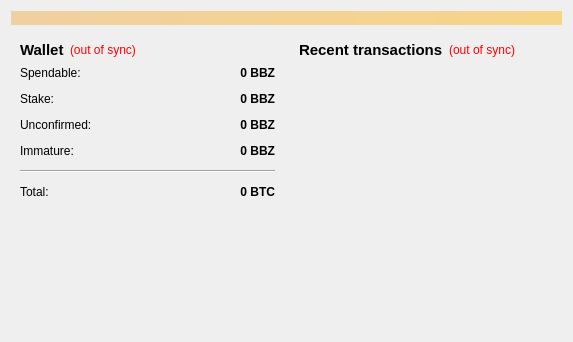
<?xml version="1.0" encoding="UTF-8"?>
<ui version="4.0">
 <class>OverviewPage</class>
 <widget class="QWidget" name="OverviewPage">
  <property name="geometry">
   <rect>
    <x>0</x>
    <y>0</y>
    <width>573</width>
    <height>342</height>
   </rect>
  </property>
  <property name="windowTitle">
   <string>Form</string>
  </property>
  <layout class="QVBoxLayout" name="topLayout">
   <item>
    <widget class="QLabel" name="labelAlerts">
     <property name="visible">
      <bool>false</bool>
     </property>
     <property name="styleSheet">
      <string notr="true">background-color: qlineargradient(x1: 0, y1: 0, x2: 1, y2: 0, stop:0 #F0D0A0, stop:1 #F8D488);  color:#000000
</string>
     </property>
     <property name="wordWrap">
      <bool>true</bool>
     </property>
     <property name="margin">
      <number>3</number>
     </property>
    </widget>
   </item>
   <item>
    <layout class="QHBoxLayout" name="horizontalLayout" stretch="1,1">
     <item>
      <layout class="QVBoxLayout" name="verticalLayout_2">
       <item>
        <widget class="QWidget" name="widget" native="true">
         <layout class="QVBoxLayout" name="verticalLayout_4">
          <item>
           <layout class="QHBoxLayout" name="horizontalLayout_4">
            <item>
             <widget class="QLabel" name="label_5">
              <property name="font">
               <font>
                <pointsize>11</pointsize>
                <weight>75</weight>
                <bold>true</bold>
               </font>
              </property>
              <property name="text">
               <string>Wallet</string>
              </property>
             </widget>
            </item>
            <item>
             <widget class="QLabel" name="labelWalletStatus">
              <property name="toolTip">
               <string>The displayed information may be out of date. Your wallet automatically synchronizes with the BlackBitz network after a connection is established, but this process has not completed yet.</string>
              </property>
              <property name="styleSheet">
               <string notr="true">QLabel { color: red; }</string>
              </property>
              <property name="text">
               <string notr="true">(out of sync)</string>
              </property>
              <property name="alignment">
               <set>Qt::AlignLeading|Qt::AlignLeft|Qt::AlignVCenter</set>
              </property>
             </widget>
            </item>
            <item>
             <spacer name="horizontalSpacer_2">
              <property name="orientation">
               <enum>Qt::Horizontal</enum>
              </property>
              <property name="sizeHint" stdset="0">
               <size>
                <width>40</width>
                <height>20</height>
               </size>
              </property>
             </spacer>
            </item>
           </layout>
          </item>
          <item>
           <layout class="QFormLayout" name="formLayout_2">
            <property name="fieldGrowthPolicy">
             <enum>QFormLayout::AllNonFixedFieldsGrow</enum>
            </property>
            <property name="horizontalSpacing">
             <number>12</number>
            </property>
            <property name="verticalSpacing">
             <number>12</number>
            </property>
            <item row="0" column="0">
             <widget class="QLabel" name="label">
              <property name="text">
               <string>Spendable:</string>
              </property>
             </widget>
            </item>
            <item row="0" column="1">
             <widget class="QLabel" name="labelBalance">
              <property name="font">
               <font>
                <weight>75</weight>
                <bold>true</bold>
               </font>
              </property>
              <property name="cursor">
               <cursorShape>IBeamCursor</cursorShape>
              </property>
              <property name="toolTip">
               <string>Your current spendable balance</string>
              </property>
              <property name="text">
               <string notr="true">0 BBZ</string>
              </property>
              <property name="alignment">
               <set>Qt::AlignRight|Qt::AlignTrailing|Qt::AlignVCenter</set>
              </property>
              <property name="textInteractionFlags">
               <set>Qt::LinksAccessibleByMouse|Qt::TextSelectableByKeyboard|Qt::TextSelectableByMouse</set>
              </property>
             </widget>
            </item>
            <item row="1" column="0">
             <widget class="QLabel" name="label_6">
              <property name="text">
               <string>Stake:</string>
              </property>
             </widget>
            </item>
            <item row="1" column="1">
             <widget class="QLabel" name="labelStake">
              <property name="font">
               <font>
                <weight>75</weight>
                <bold>true</bold>
               </font>
              </property>
              <property name="cursor">
               <cursorShape>IBeamCursor</cursorShape>
              </property>
              <property name="toolTip">
               <string>Total of coins that was staked, and do not yet count toward the current balance</string>
              </property>
              <property name="text">
               <string notr="true">0 BBZ</string>
              </property>
              <property name="alignment">
               <set>Qt::AlignRight|Qt::AlignTrailing|Qt::AlignVCenter</set>
              </property>
              <property name="textInteractionFlags">
               <set>Qt::LinksAccessibleByMouse|Qt::TextSelectableByKeyboard|Qt::TextSelectableByMouse</set>
              </property>
             </widget>
            </item>
            <item row="2" column="0">
             <widget class="QLabel" name="label_3">
              <property name="text">
               <string>Unconfirmed:</string>
              </property>
             </widget>
            </item>
            <item row="2" column="1">
             <widget class="QLabel" name="labelUnconfirmed">
              <property name="font">
               <font>
                <weight>75</weight>
                <bold>true</bold>
               </font>
              </property>
              <property name="cursor">
               <cursorShape>IBeamCursor</cursorShape>
              </property>
              <property name="toolTip">
               <string>Total of transactions that have yet to be confirmed, and do not yet count toward the current balance</string>
              </property>
              <property name="text">
               <string notr="true">0 BBZ</string>
              </property>
              <property name="alignment">
               <set>Qt::AlignRight|Qt::AlignTrailing|Qt::AlignVCenter</set>
              </property>
              <property name="textInteractionFlags">
               <set>Qt::LinksAccessibleByMouse|Qt::TextSelectableByKeyboard|Qt::TextSelectableByMouse</set>
              </property>
             </widget>
            </item>
            <item row="3" column="0">
             <widget class="QLabel" name="labelImmatureText">
              <property name="text">
               <string>Immature:</string>
              </property>
             </widget>
            </item>
            <item row="3" column="1">
             <widget class="QLabel" name="labelImmature">
              <property name="font">
               <font>
                <weight>75</weight>
                <bold>true</bold>
               </font>
              </property>
              <property name="toolTip">
               <string>Mined balance that has not yet matured</string>
              </property>
              <property name="text">
               <string notr="true">0 BBZ</string>
              </property>
              <property name="alignment">
               <set>Qt::AlignRight|Qt::AlignTrailing|Qt::AlignVCenter</set>
              </property>
              <property name="textInteractionFlags">
               <set>Qt::LinksAccessibleByMouse|Qt::TextSelectableByKeyboard|Qt::TextSelectableByMouse</set>
              </property>
             </widget>
            </item>
            <item row="4" column="0" colspan="2">
             <widget class="Line" name="line">
              <property name="orientation">
               <enum>Qt::Horizontal</enum>
              </property>
             </widget>
            </item>
            <item row="5" column="0">
             <widget class="QLabel" name="labelTotalText">
              <property name="text">
               <string>Total:</string>
              </property>
             </widget>
            </item>
            <item row="5" column="1">
             <widget class="QLabel" name="labelTotal">
              <property name="font">
               <font>
                <weight>75</weight>
                <bold>true</bold>
               </font>
              </property>
              <property name="cursor">
               <cursorShape>IBeamCursor</cursorShape>
              </property>
              <property name="toolTip">
               <string>Your current total balance</string>
              </property>
              <property name="text">
               <string notr="true">0 BTC</string>
              </property>
              <property name="alignment">
               <set>Qt::AlignRight|Qt::AlignTrailing|Qt::AlignVCenter</set>
              </property>
              <property name="textInteractionFlags">
               <set>Qt::LinksAccessibleByMouse|Qt::TextSelectableByKeyboard|Qt::TextSelectableByMouse</set>
              </property>
             </widget>
            </item>
           </layout>
          </item>
         </layout>
        </widget>
       </item>
       <item>
        <spacer name="verticalSpacer">
         <property name="orientation">
          <enum>Qt::Vertical</enum>
         </property>
         <property name="sizeHint" stdset="0">
          <size>
           <width>20</width>
           <height>40</height>
          </size>
         </property>
        </spacer>
       </item>
      </layout>
     </item>
     <item>
      <layout class="QVBoxLayout" name="verticalLayout_3">
       <item>
        <widget class="QWidget" name="widget_2" native="true">
         <layout class="QVBoxLayout" name="verticalLayout">
          <item>
           <layout class="QHBoxLayout" name="horizontalLayout_2">
            <item>
             <widget class="QLabel" name="label_4">
              <property name="font">
               <font>
                <pointsize>11</pointsize>
                <weight>75</weight>
                <bold>true</bold>
               </font>
              </property>
              <property name="text">
               <string>&lt;b&gt;Recent transactions&lt;/b&gt;</string>
              </property>
             </widget>
            </item>
            <item>
             <widget class="QLabel" name="labelTransactionsStatus">
              <property name="toolTip">
               <string>The displayed information may be out of date. Your wallet automatically synchronizes with the BlackBitz network after a connection is established, but this process has not completed yet.</string>
              </property>
              <property name="styleSheet">
               <string notr="true">QLabel { color: red; }</string>
              </property>
              <property name="text">
               <string notr="true">(out of sync)</string>
              </property>
              <property name="alignment">
               <set>Qt::AlignRight|Qt::AlignTrailing|Qt::AlignVCenter</set>
              </property>
             </widget>
            </item>
            <item>
             <spacer name="horizontalSpacer">
              <property name="orientation">
               <enum>Qt::Horizontal</enum>
              </property>
              <property name="sizeHint" stdset="0">
               <size>
                <width>40</width>
                <height>20</height>
               </size>
              </property>
             </spacer>
            </item>
           </layout>
          </item>
          <item>
           <widget class="QListView" name="listTransactions">
            <property name="styleSheet">
             <string notr="true">QListView { background: transparent; }</string>
            </property>
            <property name="frameShape">
             <enum>QFrame::NoFrame</enum>
            </property>
            <property name="verticalScrollBarPolicy">
             <enum>Qt::ScrollBarAlwaysOff</enum>
            </property>
            <property name="horizontalScrollBarPolicy">
             <enum>Qt::ScrollBarAlwaysOff</enum>
            </property>
            <property name="selectionMode">
             <enum>QAbstractItemView::NoSelection</enum>
            </property>
           </widget>
          </item>
         </layout>
        </widget>
       </item>
      </layout>
     </item>
    </layout>
   </item>
  </layout>
 </widget>
 <resources/>
 <connections/>
</ui>
